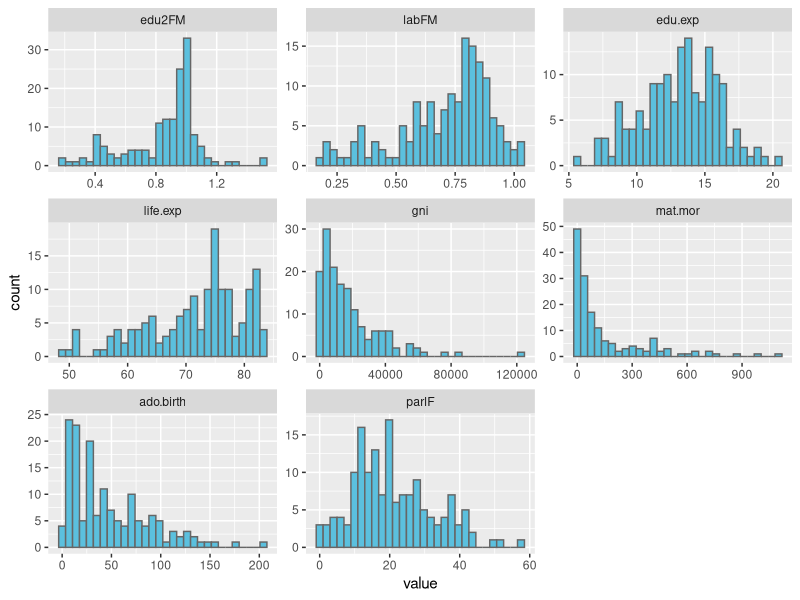
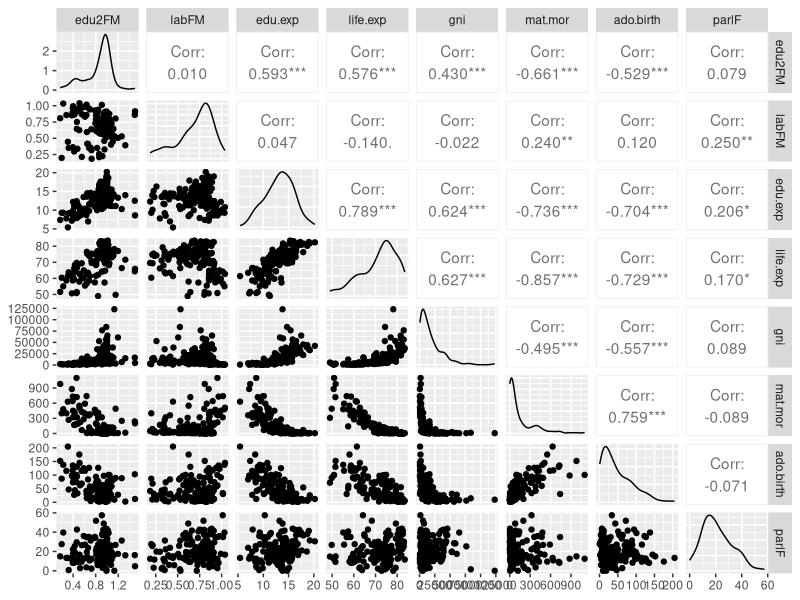
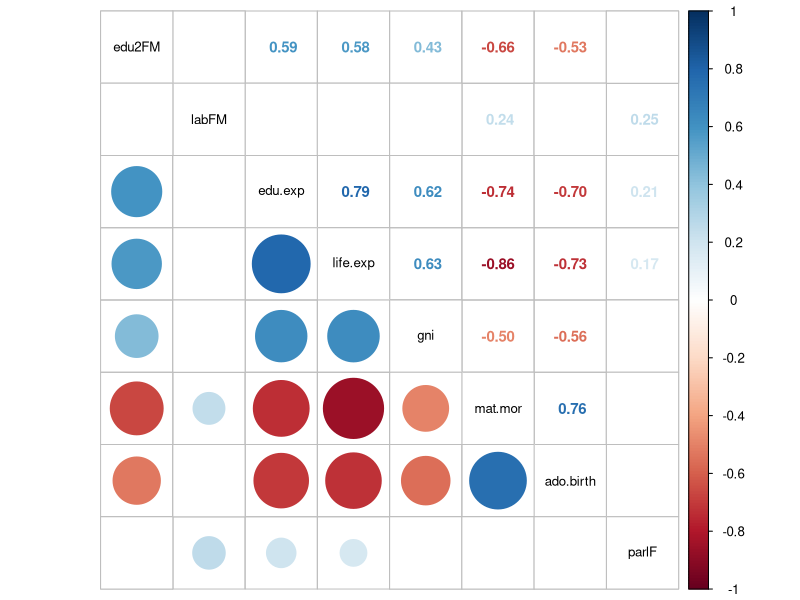
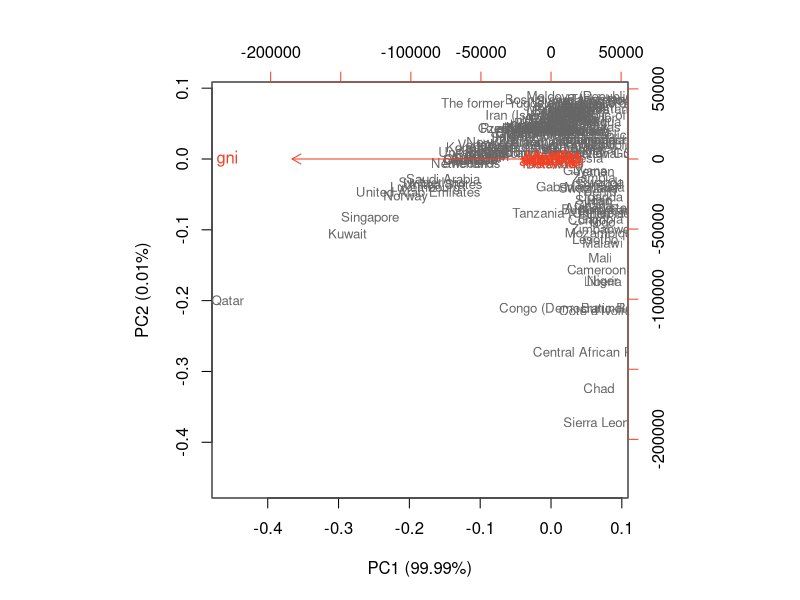
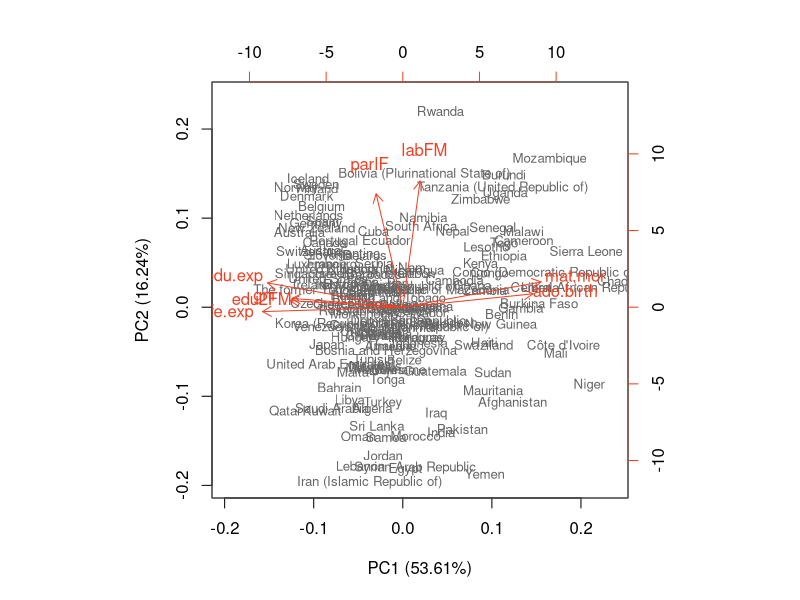
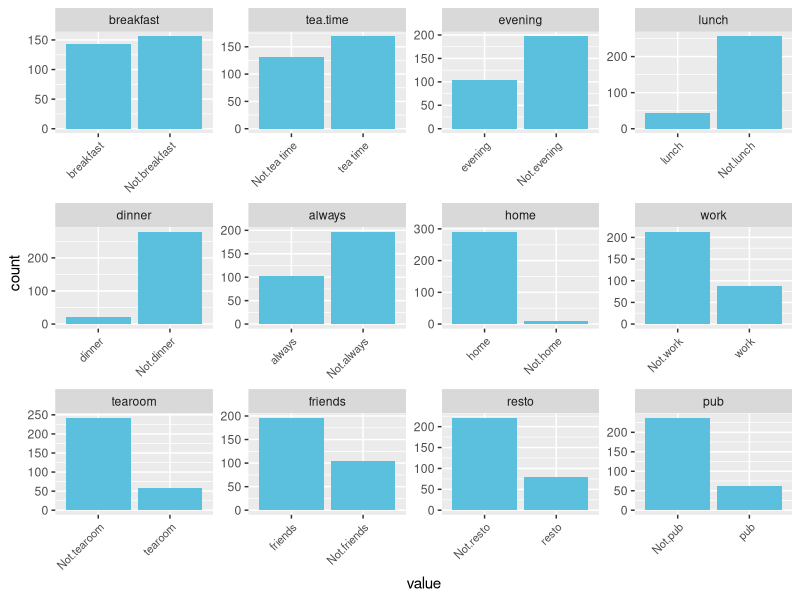
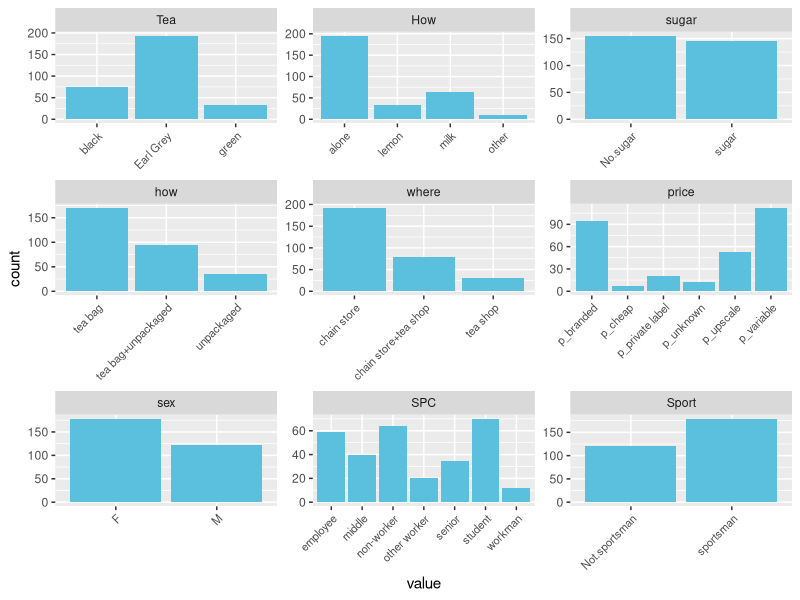
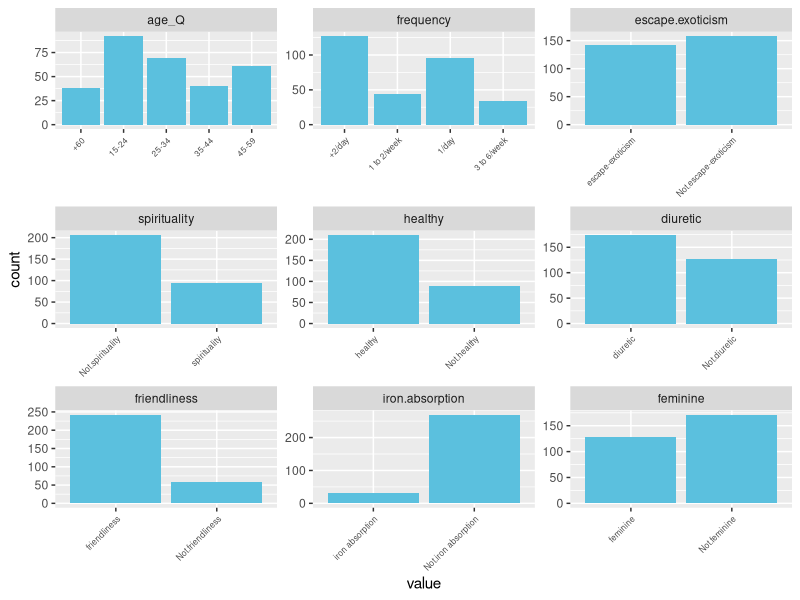

Write R code to recreate these figures, in order.
## ---- chunk 1
library(tidyverse); library(psych); library(kableExtra); library(GGally); library(corrplot)
data <- read.table("data/human.csv", sep = ",", header = T, row.names = 1)
## ---- chunk 2
vars <- data.frame(
  Variables = colnames(data),
  Information = c(
    "Proportion of females with at least secondary education devided by proportion of men with at least secondary education",
    "Proportion of femals in the larbour force devided by proportion of males in the labour force",
    "Expected years of schooling",
    "Life expectancy at birth",
    "Gross National Income per capita",
    "Maternal mortality ratio",
    "Adolescent birth rate",
    "Proportion of female representatives in parliament"
  )
)

kable(vars, caption = "<b>Table 1</b> Variables in the dataset") %>%
  kable_styling(bootstrap_options = c("hover", "striped")) %>%
  column_spec(1, bold = T, italic = T, color = "#008cba") %>% 
  column_spec(2)
## ---- chunk 3
glimpse(data)
summary(data)
describe(data) %>% kable(digits = 2, caption = "<b>Table 2</b> Descriptives") %>%
  kable_styling(bootstrap_options = c("hover", "striped"))
## ---- chunk 4
# histograms
data %>%
  gather(factor_key = T) %>% 
  ggplot(aes(value)) +
  facet_wrap(~ key, scales = "free") +
  geom_histogram(color="grey40", fill="#5bc0de", bins = 30)

# pairs
data %>% ggpairs()

# correlogram
cor.mat <- cor(data, use = "everything")

cor.mtest <- function(cor.mat, ...) {
    mat <- as.matrix(cor.mat)
    n <- ncol(cor.mat)
    p.mat<- matrix(NA, n, n)
    diag(p.mat) <- 0
    for (i in 1:(n - 1)) {
        for (j in (i + 1):n) {
            tmp <- cor.test(mat[, i], mat[, j], ...)
            p.mat[i, j] <- p.mat[j, i] <- tmp$p.value
        }
    }
  colnames(p.mat) <- rownames(p.mat) <- colnames(mat)
  p.mat
}
p.mat <- cor.mtest(data)
corrplot.mixed(cor.mat, lower = "circle", upper = "number", tl.col = "black",
               tl.cex = 0.8, number.cex = 0.9, number.digits = 2,
               p.mat = p.mat, sig.level = 0.05, insig = "blank")
## ---- chunk 5
# pca1
pca1 <- prcomp(data)
s1 <- summary(pca1)
s1

pca_pr1 <- round(100*s1$importance[2, ], digits = 2)
pca_pr1
pca1_lab <- paste0(names(pca_pr1), " (", pca_pr1, "%)")

biplot(pca1, cex = c(0.8, 1), col = c("grey40", "#f04124"),
       xlab = pca1_lab[1], ylab = pca1_lab[2])
## ---- chunk 6
# standardizing data
data_std <- scale(data)
summary(data_std)

# pca2
pca2 <- prcomp(data_std)
s2 <- summary(pca2)
s2

pca_pr2 <- round(100*s2$importance[2, ], digits = 2)
pca_pr2
pca2_lab <- paste0(names(pca_pr2), " (", pca_pr2, "%)")

biplot(pca2, cex = c(0.8, 1), col = c("grey40", "#f04124"),
       xlab = pca2_lab[1], ylab = pca2_lab[2])
## ---- chunk 7
library(FactoMineR)
data(tea)
glimpse(tea)
summary(tea)
## ---- chunk 8
tea[,1:12] %>% gather(factor_key = T) %>%
  ggplot(aes(value)) +  facet_wrap("key", scales = "free") +
  geom_bar(fill = "#5bc0de") +
  theme(axis.text.x = element_text(angle = 45, hjust = 1, size = 8))

tea[,c(13:18, 20:22)] %>% gather(factor_key = T) %>%
  ggplot(aes(value)) + facet_wrap("key", scales = "free") +
  geom_bar(fill = "#5bc0de") +
  theme(axis.text.x = element_text(angle = 45, hjust = 1, size = 8))

tea[,23:31] %>%  gather(factor_key = T) %>%
  ggplot(aes(value)) +  facet_wrap("key", scales = "free") +
  geom_bar(fill  = "#5bc0de") + 
  theme(axis.text.x = element_text(angle = 45, hjust = 1, size = 6))

tea[,32:36] %>%  gather(factor_key = T) %>%
  ggplot(aes(value)) +  facet_wrap("key", scales = "free") +
  geom_bar(fill  = "#5bc0de") + 
  theme(axis.text.x = element_text(angle = 45, hjust = 1, size = 6))

tea %>% ggplot(aes(age)) + geom_histogram(fill = "#5bc0de", color = "grey40", bins = 30)

## ---- chunk 9
tea_ <- tea[,c(1:18, 20, 22, 23)]
## ---- chunk 10
mca <- MCA(tea_, graph = FALSE)
summary(mca)
plot(mca, invisible=c("ind"), habillage = "quali")
